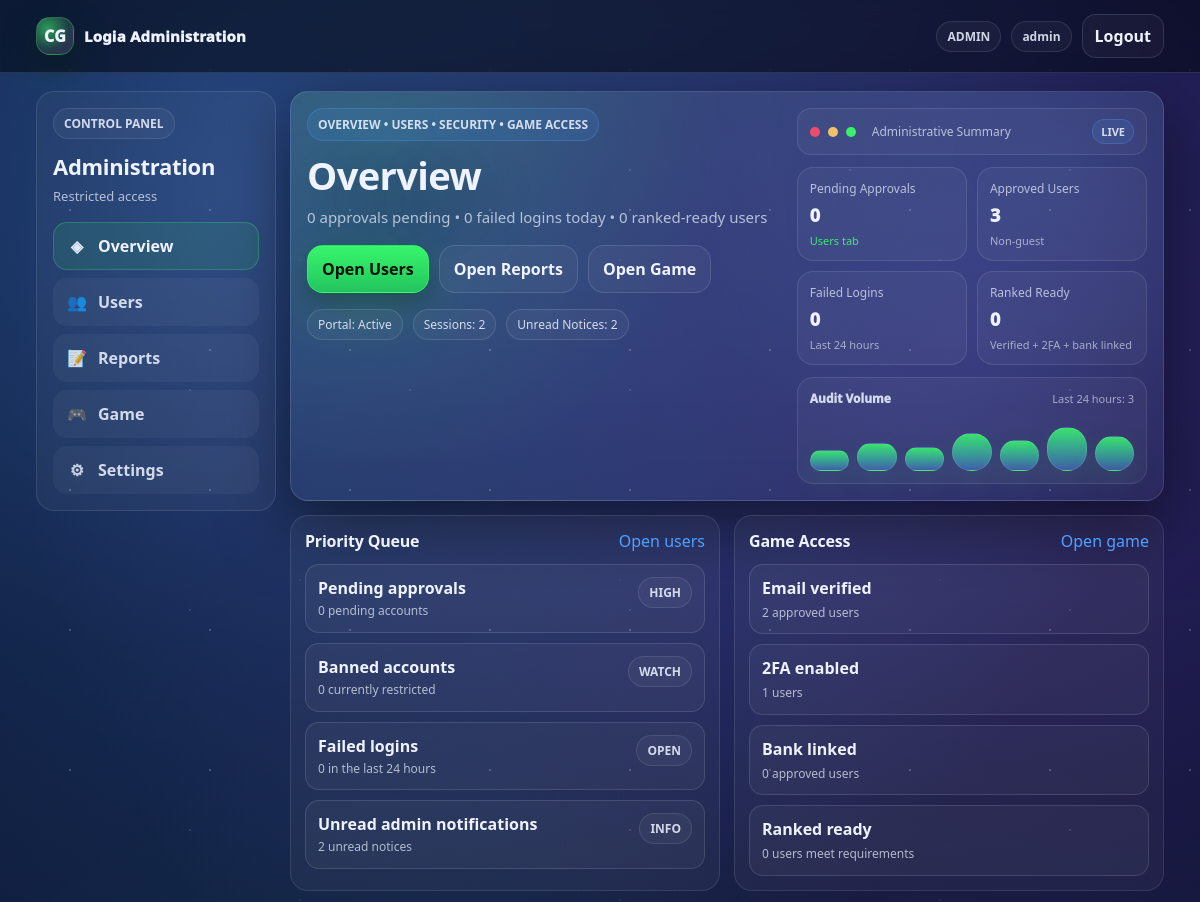
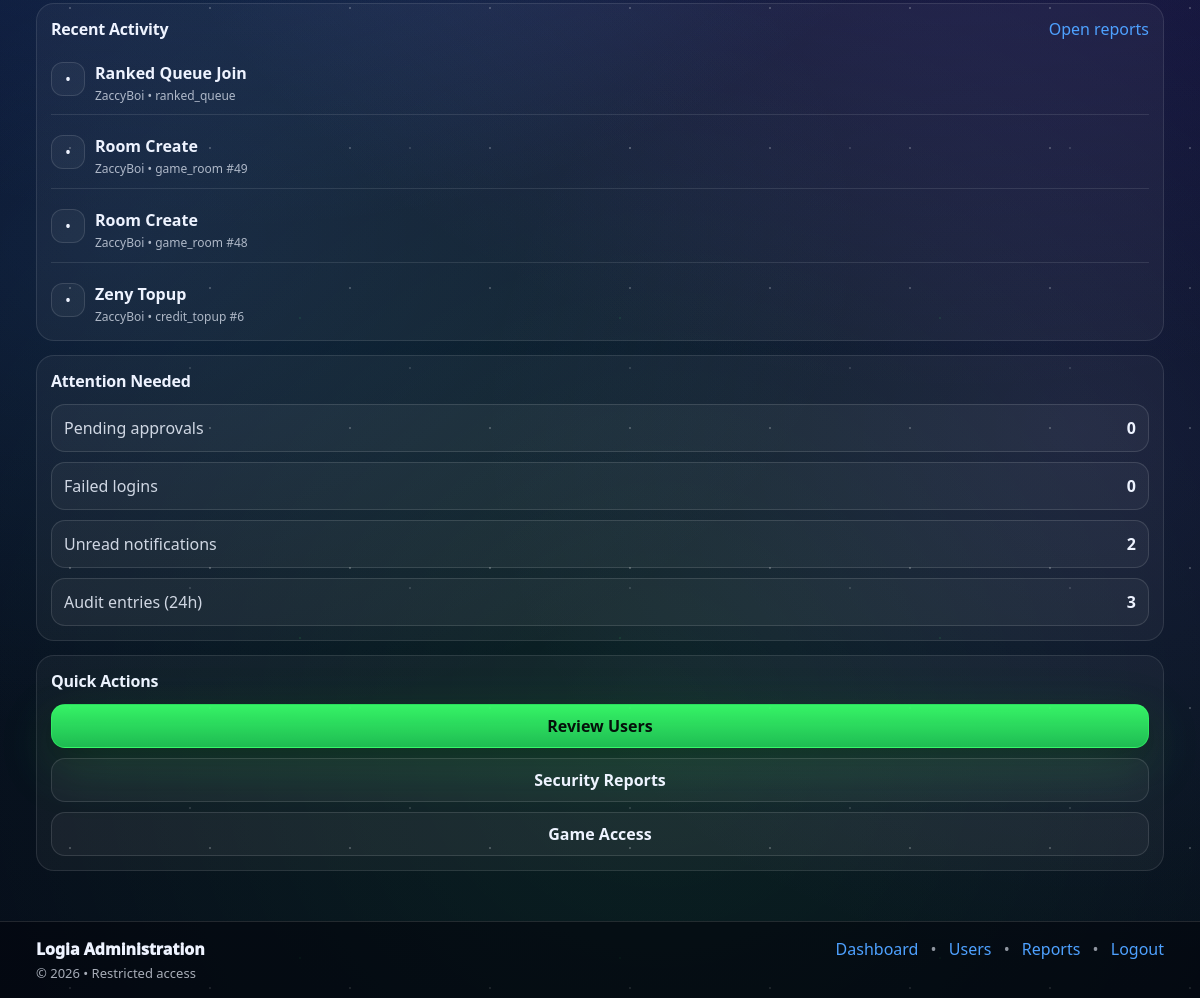
/admin/index.php (signed in), run on the app's committed database (2 pictures, top to bottom).
### tables this page shows
CREATE TABLE `users` (
  `id` bigint UNSIGNED NOT NULL,
  `username` varchar(32) NOT NULL,
  `email` varchar(255) NOT NULL,
  `password_hash` varchar(255) NOT NULL,
  `display_name` varchar(64) DEFAULT NULL,
  `email_verified_at` datetime DEFAULT NULL,
  `failed_login_attempts` int NOT NULL DEFAULT '0',
  `security_challenge_required` tinyint(1) NOT NULL DEFAULT '0',
  `last_failed_login_at` datetime DEFAULT NULL,
  `approval_status` enum('pending','approved','rejected') NOT NULL DEFAULT 'pending',
  `approved_by` bigint UNSIGNED DEFAULT NULL,
  `approved_at` datetime DEFAULT NULL,
  `rejected_reason` varchar(255) DEFAULT NULL,
  `is_active` tinyint(1) NOT NULL DEFAULT '1',
  `is_guest` tinyint(1) NOT NULL DEFAULT '0',
  `banned_until` datetime DEFAULT NULL,
  `bank_link_status` enum('none','pending','linked','failed') NOT NULL DEFAULT 'none',
  `bank_linked_at` datetime DEFAULT NULL,
  `appearance_mode` enum('default','dark','light') NOT NULL DEFAULT 'default',
  `last_login_at` datetime DEFAULT NULL,
  `created_at` datetime NOT NULL DEFAULT CURRENT_TIMESTAMP,
  `updated_at` datetime NOT NULL DEFAULT CURRENT_TIMESTAMP ON UPDATE CURRENT_TIMESTAMP,
  `level` int DEFAULT '1',
  `exp` int DEFAULT '0',
  `exp_to_next` int DEFAULT '100',
  `credits` int DEFAULT '0',
  `ranked_unlocked` tinyint(1) NOT NULL DEFAULT '0',
  `matches_played` int DEFAULT '0',
  `matches_won` int DEFAULT '0',
  `bio` text,
  `avatar_path` varchar(255) DEFAULT NULL,
  `favorite_deck` varchar(100) DEFAULT NULL,
  `tagline` varchar(120) DEFAULT NULL
);

CREATE TABLE `audit_logs` (
  `id` bigint UNSIGNED NOT NULL,
  `actor_user_id` bigint UNSIGNED DEFAULT NULL,
  `action` varchar(64) NOT NULL,
  `target_type` varchar(32) NOT NULL,
  `target_id` bigint UNSIGNED DEFAULT NULL,
  `metadata_json` json DEFAULT NULL,
  `ip_address` varbinary(16) DEFAULT NULL,
  `created_at` datetime NOT NULL DEFAULT CURRENT_TIMESTAMP
);

### admin/index.php (the view, shortened to what the rows shown need)
<?php
require_once __DIR__ . "/../includes/helpers.php";
require_once __DIR__ . "/../includes/auth.php";
$user = current_user();
$bp  = base_path();
$user = current_user();
$adminName = $user['username'] ?? $user['email'] ?? 'Administrator';
function recent_audit_rows(mysqli $mysqli, int $limit = 4): array {
  $sql = "
    SELECT
      a.action,
      a.target_type,
      a.target_id,
      a.created_at,
      u.username AS actor_name
    FROM audit_logs a
    LEFT JOIN users u ON u.id = a.actor_user_id
    ORDER BY a.created_at DESC
    LIMIT ?
  ";
  $stmt = $mysqli->prepare($sql);
  $stmt->bind_param("i", $limit);
  $stmt->execute();
  $res = $stmt->get_result();
  $rows = $res ? $res->fetch_all(MYSQLI_ASSOC) : [];
  return $rows;
}
function nice_action_label(?string $action): string {
  $action = strtoupper(trim((string)$action));
  return match ($action) {
    'ROLE_GRANT'        => 'Role granted',
    'ROLE_REVOKE'       => 'Role revoked',
    'LOGIN_SUCCESS'     => 'Login success',
    'LOGIN_FAILED'      => 'Login failed',
    'APPROVAL_APPROVE'  => 'User approved',
    'APPROVAL_REJECT'   => 'User rejected',
    'PENALTY_APPLY'     => 'Penalty applied',
    'PENALTY_REMOVE'    => 'Penalty removed',
    default             => ucwords(strtolower(str_replace('_', ' ', $action))),
  };
}
function nice_target_label(?string $targetType, $targetId): string {
  $targetType = trim((string)$targetType);
  if ($targetId === null || $targetId === '') return $targetType;
  return $targetType . ' #' . $targetId;
}
$recentAudit = recent_audit_rows($mysqli, 4);
?>
<!doctype html>
<html lang="en">
<head>
  <link rel="stylesheet" href="<?= h($bp) ?>/assets/style.css"/>
  <link rel="stylesheet" href="<?= h($bp) ?>/assets/hub.css"/>
</head>
<body class="hub adminhub">
  <header class="topnav">
    <div class="topnav__inner">
      <div class="navactions">
        <span class="pill">ADMIN</span>
        <span class="pill"><?= h($adminName) ?></span>
        <a class="btn btn-ghost" href="<?= h($bp) ?>/logout.php">Logout</a>
      </div>
    </div>
  </header>
  <main class="container">
    <section class="admin-shell">
      <aside class="admin-side card-soft">
        <div class="admin-side__head">
          <h2>Administration</h2>
        </div>
      </aside>
      <section class="admin-main">
        <article class="admin-hero card">
          <div class="admin-hero__copy">
            <h1>Overview</h1>
          </div>
        </article>
        <section class="admin-blocks">
          <article class="admin-panel card-soft">
            <div class="admin-panel__head">
              <h2>Priority Queue</h2>
            </div>
          </article>
          <article class="admin-panel card-soft">
            <div class="admin-panel__head">
              <h2>Game Access</h2>
            </div>
          </article>
        </section>
      </section>
      <aside class="admin-right">
        <article class="admin-panel card-soft">
          <div class="admin-panel__head">
            <h2>Recent Activity</h2>
          </div>
          <div class="activity-list">
            <?php if (!$recentAudit): ?>
              <div class="activity-item">
                <div class="activity-item__icon">•</div>
                <div>
                  <div class="activity-item__title">No recent audit activity</div>
                  <div class="activity-item__meta">New actions will appear here.</div>
                </div>
              </div>
            <?php else: ?>
              <?php foreach ($recentAudit as $row): ?>
                <div class="activity-item">
                  <div class="activity-item__icon">•</div>
                  <div>
                    <div class="activity-item__title">
                      <?= h(nice_action_label($row['action'] ?? '')) ?>
                    </div>
                    <div class="activity-item__meta">
                      <?= h(($row['actor_name'] ?: 'System') . ' • ' . nice_target_label($row['target_type'] ?? '', $row['target_id'] ?? null)) ?>
                    </div>
                  </div>
                </div>
              <?php endforeach; ?>
            <?php endif; ?>
          </div>
        </article>
        <article class="admin-panel card-soft">
          <div class="admin-panel__head">
            <h2>Attention Needed</h2>
          </div>
        </article>
        <article class="admin-panel card-soft">
          <div class="admin-panel__head">
            <h2>Quick Actions</h2>
          </div>
        </article>
      </aside>
    </section>
  </main>
</body>
</html>

### data on the page
users: username "admin"
audit_logs: action "Ranked Queue Join", actor_user+target_type+target "ZaccyBoi • ranked_queue"
audit_logs: action "Room Create", actor_user+target_type+target "ZaccyBoi • game_room #49"
audit_logs: action "Room Create", actor_user+target_type+target "ZaccyBoi • game_room #48"
audit_logs: action "Zeny Topup", actor_user+target_type+target "ZaccyBoi • credit_topup #6"

### other printed values
$pendingApprovals "0"
$failedLogins24h "0"
$rankedReadyUsers "0"
$activeSessions "2"
$unreadAdminNotifications "2"
$approvedUsers "3"
$audit24h "3"
$bannedUsers "0"
$emailVerifiedUsers "2"
$twoFactorEnabled "1"
$bankLinkedUsers "0"
